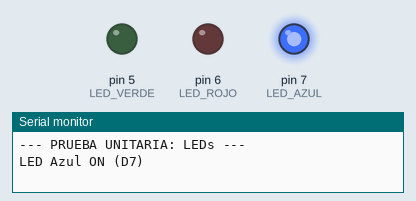
A sketch run on a simulated Arduino Uno, built with avr-gcc and run on an emulated ATmega328P. Shown: output pins drawn as LEDs (lit = HIGH), the last lines printed to the serial monitor.

Above: at 0.2 s.
At 0.7 s:
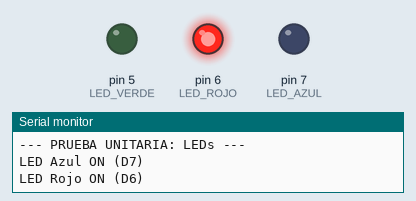
At 2.7 s:
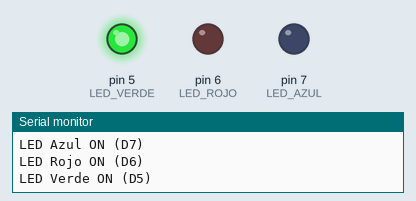
Timing chart, 0 to 3.5 s (numbered marks = the images above):
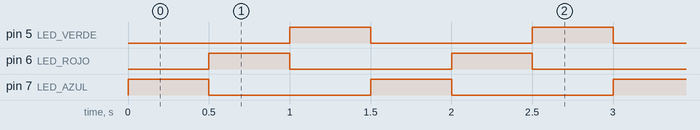

The sketch:

UNITARIA-LED.ino
```cpp
const int LED_AZUL = 7;
const int LED_ROJO = 6;
const int LED_VERDE = 5;

void setup() {
  pinMode(LED_AZUL, OUTPUT);
  pinMode(LED_ROJO, OUTPUT);
  pinMode(LED_VERDE, OUTPUT);
  Serial.begin(9600);
  Serial.println(F("--- PRUEBA UNITARIA: LEDs ---"));
}

void loop() {
  // Secuencia de encendido para verificar cada pin

  Serial.println(F("LED Azul ON (D7)"));
  digitalWrite(LED_AZUL, HIGH);
  delay(500);
  digitalWrite(LED_AZUL, LOW);

  Serial.println(F("LED Rojo ON (D6)"));
  digitalWrite(LED_ROJO, HIGH);
  delay(500);
  digitalWrite(LED_ROJO, LOW);

  Serial.println(F("LED Verde ON (D5)"));
  digitalWrite(LED_VERDE, HIGH);
  delay(500);
  digitalWrite(LED_VERDE, LOW);
}
```

Measured:
- by itself, pin 5 (LED_VERDE), pin 6 (LED_ROJO), pin 7 (LED_AZUL): alternates HIGH for 0.50 s and LOW for 1.0 s
- by itself, everything shown: repeats every 1.5 s, in 4 steps
